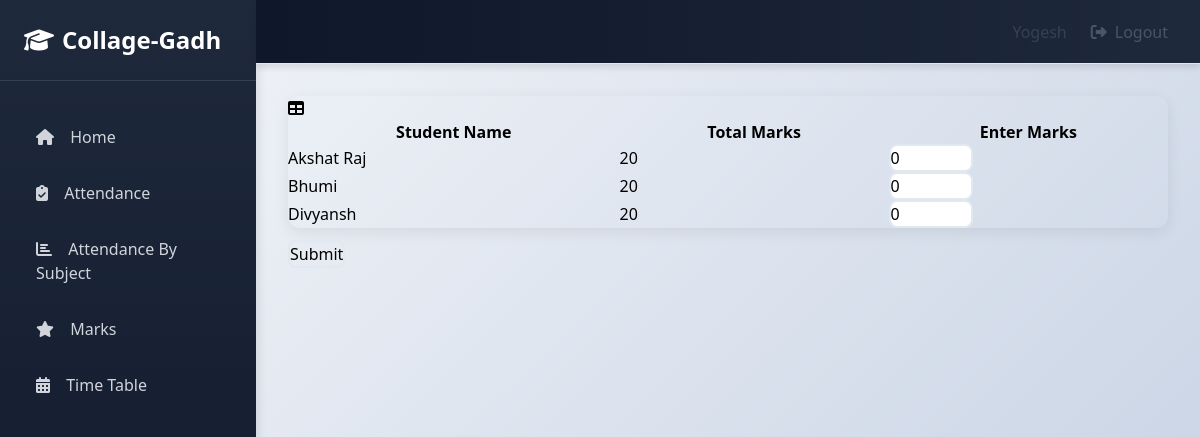
Page /info/teacher/235/marks_entry/ (signed in) on the committed database.
### info/models.py (models this page shows, shortened)
class User(AbstractUser):
    @property
    def is_student(self):
        if hasattr(self, 'student'):
            return True
        return False

class Student(models.Model):
    user = models.OneToOneField(User, on_delete=models.CASCADE, null=True)
    class_id = models.ForeignKey(Class, on_delete=models.CASCADE, default=1)
    USN = models.CharField(primary_key='True', max_length=100)
    name = models.CharField(max_length=200)
    sex = models.CharField(max_length=50, choices=sex_choice, default='Male')
    DOB = models.DateField(default='1998-01-01')

class MarksClass(models.Model):
    assign = models.ForeignKey(Assign, on_delete=models.CASCADE)
    name = models.CharField(max_length=50, choices=test_name, default='Internal test 1')
    status = models.BooleanField(default='False')
    class Meta:
        unique_together = (('assign', 'name'),)
    @property
    def total_marks(self):
        if self.name == 'Semester End Exam':
            return 100
        return 20

### info/views.py (the view)
@login_required()
def t_marks_entry(request, marks_c_id):
    mc = get_object_or_404(MarksClass, id=marks_c_id)
    ass = mc.assign
    c = ass.class_id
    context = {
        'ass': ass,
        'c': c,
        'mc': mc,
    }
    return render(request, 'info/t_marks_entry.html', context)

### info/templates/info/t_marks_entry.html (shortened to what this page needs)
{% extends 'info/base.html' %}
{% block content %}
{% if c.student_set.all %}
<form action="{% url 'marks_confirm' mc.id %}" method="post">
    <div class="card mb-3">
        <div class="card-header">
          <i class="fas fa-table"></i>
         <b>{{ dept1.name }}</b></div>
        <div class="card-body">
          <div class="table-responsive">
            <table class="table table-bordered" id="dataTable" width="100%" cellspacing="0">
              <thead>
                <tr>
                    <th>Student Name</th>
                    <th>Total Marks</th>
                    <th>Enter Marks</th>
                </tr>
              </thead>
                <tbody>
                {% for s in c.student_set.all %}
                    <tr>
                    <td>{{s.name}}</td>
                    <td>{{ mc.total_marks }}</td>
                    <td>
                        <input type="number" name="{{ s.USN }}" min="0" max="{{ mc.total_marks }}" value="0">
                    </td>
                    </tr>
                {% endfor %}
                </tbody>
            </table>
          </div>
        </div>
      </div>
    <input class="btn btn-success" type="submit" value="Submit">
</form>
{% else %}
    <p>No students in Class</p>
{% endif %}
{% endblock %}

### info/templates/info/base.html (shortened to what this page needs)
<!DOCTYPE html>
<html lang="en">
  <head>
    {% load static %}
    <script src="https://cdn.tailwindcss.com"></script>
    <link rel="stylesheet" href="https://cdnjs.cloudflare.com/ajax/libs/font-awesome/6.4.0/css/all.min.css">
  </head>
  <body id="page-top" class="flex h-screen bg-gray-100">
    <aside class="sidebar w-64 h-screen overflow-y-auto">
      <div class="p-6 border-b border-slate-700">
        <a href="{% url 'index' %}" class="text-2xl font-bold text-white flex items-center gap-2">
          <i class="fas fa-graduation-cap"></i> Collage-Gadh
        </a>
      </div>
      <nav class="mt-8 px-4 space-y-2">
        <a href="{% url 'index' %}" class="sidebar-item block px-4 py-3 text-gray-300 hover:text-white font-medium">
          <i class="fas fa-home mr-3"></i> Home
        </a>
        {% if request.user.is_student %}
          <a href="{% url 'attendance' request.user.student.USN %}" class="sidebar-item block px-4 py-3 text-gray-300 hover:text-white font-medium">
            <i class="fas fa-clipboard-check mr-3"></i> Attendance
          </a>
          <a href="{% url 'attendance' request.user.student.USN %}" class="sidebar-item block px-4 py-3 text-gray-300 hover:text-white font-medium">
            <i class="fas fa-chart-bar mr-3"></i> Attendance By Subject
          </a>
          <a href="{% url 'marks_list' request.user.student.USN %}" class="sidebar-item block px-4 py-3 text-gray-300 hover:text-white font-medium">
            <i class="fas fa-star mr-3"></i> Marks
          </a>
          <a href="{% url 'timetable' request.user.student.class_id_id %}" class="sidebar-item block px-4 py-3 text-gray-300 hover:text-white font-medium">
            <i class="fas fa-calendar-alt mr-3"></i> Time Table
          </a>
        {% endif %}
      </nav>
    </aside>
    <div class="flex-1 flex flex-col">
      <nav class="navbar h-16 flex items-center justify-between px-8 border-b border-gray-200">
        <div class="flex items-center gap-6">
          <span class="text-gray-700 font-medium capitalize">
            {% if request.user.is_student %}
              {{ request.user.student.name }}
            {% elif request.user.is_teacher %}
              {{ request.user.teacher.name }}
            {% else %}
              {{ request.user.username }}
            {% endif %}
          </span>
          <button onclick="showLogoutModal()" class="text-gray-600 hover:text-gray-900 font-medium flex items-center gap-2">
            <i class="fas fa-sign-out-alt"></i> Logout
          </button>
        </div>
      </nav>
      <main class="flex-1 overflow-auto p-8">
        {% block content %}
        {% endblock %}
      </main>
    </div>
  </body>
</html>

### info/templates/info/base.html (style rules this page uses)
* { margin: 0; padding: 0; box-sizing: border-box; }
body { background: linear-gradient(135deg, #f5f7fa 0%, #c3cfe2 100%); min-height: 100vh; }
.sidebar { background: linear-gradient(180deg, #1e293b 0%, #0f172a 100%); box-shadow: 2px 0 10px rgba(0,0,0,0.1); }
.sidebar-item { border-left: 4px solid transparent; transition: all 0.3s ease; }
.navbar { background: linear-gradient(90deg, #0f172a 0%, #1e293b 100%); box-shadow: 0 4px 6px rgba(0,0,0,0.1); }
.card { border: none; border-radius: 12px; box-shadow: 0 4px 15px rgba(0,0,0,0.08); transition: all 0.3s ease; }
input, textarea, select { border: 2px solid #e2e8f0; border-radius: 8px; transition: all 0.3s ease; }

### rows in the picture
User: user.student.name "Yogesh"
Student: name "Akshat Raj"
MarksClass: total_marks "20"
Student: name "Bhumi"
Student: name "Divyansh"
